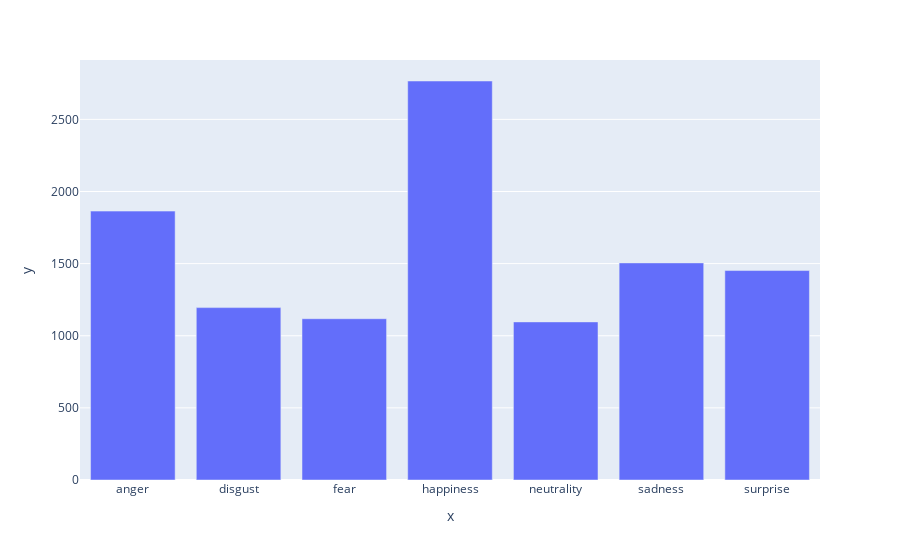

The notebook cell saved with this chart:
### Code cell
label = []
count = []
for dir in os.listdir(train_dir):
  label.append(dir)
  count.append(len(os.listdir(f'C:/Users/LENOVO/Documents/PKM/Project_PKM/CNN/facial_expression/train/{dir}')))
fig = px.bar(x=label, y=count)
fig.show()

### Figure 1 — Plotly figure (JSON) as saved in the notebook; plotly's stock layout.template omitted (floating-point values rounded to 4 significant figures)
{"data": [{"alignmentgroup": "True", "hovertemplate": "x=%{x}<br>y=%{y}<extra></extra>", "legendgroup": "", "marker": {"color": "#636efa", "pattern": {"shape": ""}}, "name": "", "offsetgroup": "", "orientation": "v", "showlegend": false, "textposition": "auto", "type": "bar", "x": ["anger", "disgust", "fear", "happiness", "neutrality", "sadness", "surprise"], "xaxis": "x", "y": [1864, 1195, 1118, 2766, 1096, 1505, 1452], "yaxis": "y"}], "layout": {"barmode": "relative", "legend": {"tracegroupgap": 0}, "margin": {"t": 60}, "xaxis": {"anchor": "y", "domain": [0, 1], "title": {"text": "x"}}, "yaxis": {"anchor": "x", "domain": [0, 1], "title": {"text": "y"}}}}
